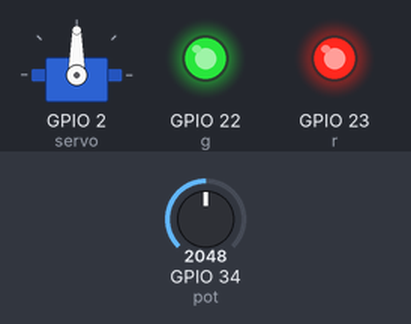
The sketch below on a simulated ESP32. Shown: servo, output pins drawn as LEDs (lit = HIGH). Inputs (shaded band) come from the test bench; at power-on: GPIO 34 (pot) = 2048. What the sketch prints to the serial monitor is not drawn.

Above: at 3.2 s.
3.3 s: GPIO 34 (pot) set to 2638
6.3 s: GPIO 34 (pot) set to 2739
At 7.3 s:
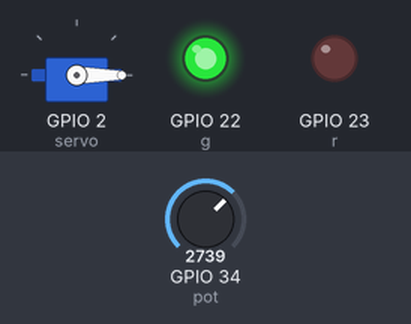
7.8 s: GPIO 34 (pot) set to 1312
At 8.4 s:
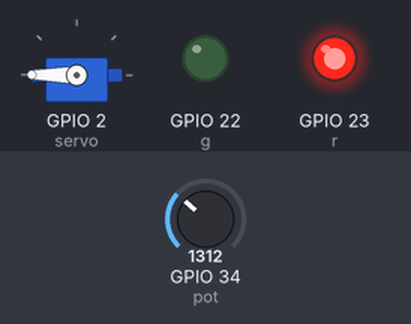
9.3 s: GPIO 34 (pot) set to 1412
At 10.7 s:
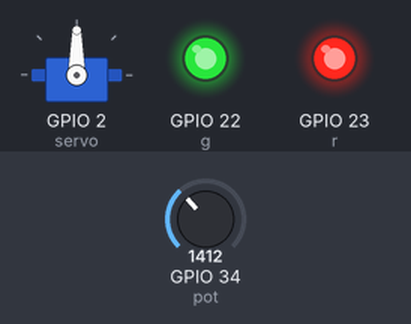
12.3 s: GPIO 34 (pot) set to 1228
At 13.0 s:
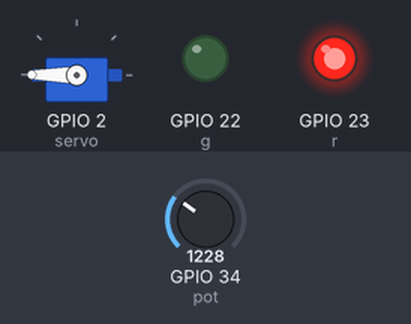
Timing chart, 0 to 14.8 s (numbered marks = the images above; inputs shaded):
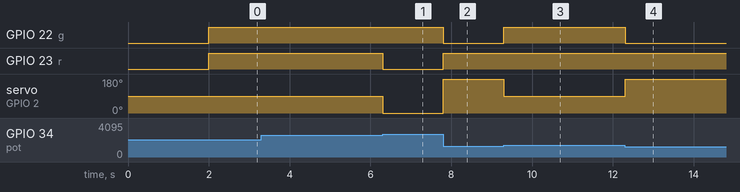

The sketch:

sketch.ino
```cpp
#include <ESP32Servo.h>;
const int pot=34;
const int r=23;
const int g=22;
const int b=21;
const int servo=2;
Servo myServo;
void setup() {
  // put your setup code here, to run once:
  Serial.begin(115200);
  Serial.println("Initializing Smart Water Tank Controller");
  delay(2000);
  Serial.println("System Initialized");
  myServo.attach(servo);
}


void loop() {
  int potValue=analogRead(pot);
  if(potValue<=1352){
    analogWrite(g,0);
    analogWrite(r,255);
    myServo.write(180);
    Serial.println("Low Level");
  }
  else if(potValue>1352 && potValue<=2704){
    analogWrite(r,255);
    analogWrite(g,255);
    myServo.write(90);
    Serial.println("Medium Level");
  }
  else{
    analogWrite(r,0);
    analogWrite(g,255);
    myServo.write(0);
    Serial.println("Full Tank");
  }
}
```

Measured:
- the behaviour switches between 2704 and 2705 on GPIO 34 (pot) (found by bisection; images 0 and 1)
- the behaviour switches between 1352 and 1353 on GPIO 34 (pot) (found by bisection; images 2 and 3)
- after the input at 6.3 s, GPIO 23 (r): HIGH → LOW at once; servo on GPIO 2 (servo): 90° → 0° at once
- after the input at 7.8 s, GPIO 22 (g): HIGH → LOW at once; GPIO 23 (r): LOW → HIGH at once; servo on GPIO 2 (servo): 0° → 180° at once
- after the input at 9.3 s, GPIO 22 (g): LOW → HIGH at once; servo on GPIO 2 (servo): 180° → 90° at once
- after the input at 12.3 s, GPIO 22 (g): HIGH → LOW at once; servo on GPIO 2 (servo): 90° → 180° at once
